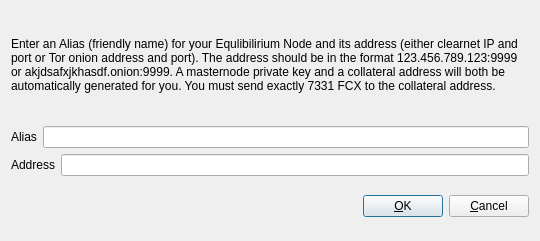
<?xml version="1.0" encoding="UTF-8"?>
<ui version="4.0">
 <class>AddEditAdrenalineNode</class>
 <widget class="QDialog" name="AddEditAdrenalineNode">
  <property name="geometry">
   <rect>
    <x>0</x>
    <y>0</y>
    <width>540</width>
    <height>241</height>
   </rect>
  </property>
  <property name="windowTitle">
   <string>Add/Edit Equlibilirium Node</string>
  </property>
  <property name="modal">
   <bool>true</bool>
  </property>
  <layout class="QVBoxLayout" name="verticalLayout">
   <item>
    <layout class="QVBoxLayout" name="verticalLayout_2">
     <property name="topMargin">
      <number>0</number>
     </property>
     <property name="bottomMargin">
      <number>0</number>
     </property>
     <item>
      <widget class="QLabel" name="label_3">
       <property name="sizePolicy">
        <sizepolicy hsizetype="Preferred" vsizetype="Expanding">
         <horstretch>0</horstretch>
         <verstretch>0</verstretch>
        </sizepolicy>
       </property>
       <property name="text">
        <string>&lt;html&gt;&lt;head/&gt;&lt;body&gt;&lt;p&gt;Enter an Alias (friendly name) for your Equlibilirium Node and its address (either clearnet IP and port or Tor onion address and port).  The address should be in the format 123.456.789.123:9999 or akjdsafxjkhasdf.onion:9999.  A masternode private key and a collateral address will both be automatically generated for you.  You must send exactly 7331 FCX to the collateral address.&lt;/p&gt;&lt;/body&gt;&lt;/html&gt;</string>
       </property>
       <property name="wordWrap">
        <bool>true</bool>
       </property>
      </widget>
     </item>
     <item>
      <layout class="QHBoxLayout" name="horizontalLayout">
       <property name="bottomMargin">
        <number>0</number>
       </property>
       <item>
        <widget class="QLabel" name="label">
         <property name="text">
          <string>Alias</string>
         </property>
        </widget>
       </item>
       <item>
        <widget class="QLineEdit" name="aliasLineEdit"/>
       </item>
      </layout>
     </item>
     <item>
      <layout class="QHBoxLayout" name="horizontalLayout_2">
       <property name="bottomMargin">
        <number>0</number>
       </property>
       <item>
        <widget class="QLabel" name="label_2">
         <property name="text">
          <string>Address</string>
         </property>
        </widget>
       </item>
       <item>
        <widget class="QLineEdit" name="addressLineEdit"/>
       </item>
      </layout>
     </item>
     <item>
      <layout class="QHBoxLayout" name="horizontalLayout_3">
       <property name="bottomMargin">
        <number>0</number>
       </property>
      </layout>
     </item>
    </layout>
   </item>
   <item>
    <layout class="QHBoxLayout" name="horizontalLayout_Buttons">
     <item>
      <spacer name="horizontalSpacer_1">
       <property name="orientation">
        <enum>Qt::Horizontal</enum>
       </property>
       <property name="sizeHint" stdset="0">
        <size>
         <width>40</width>
         <height>48</height>
        </size>
       </property>
      </spacer>
     </item>
     <item>
      <widget class="QLabel" name="statusLabel">
       <property name="font">
        <font>
         <weight>75</weight>
         <bold>true</bold>
        </font>
       </property>
       <property name="text">
        <string/>
       </property>
       <property name="textFormat">
        <enum>Qt::PlainText</enum>
       </property>
       <property name="wordWrap">
        <bool>true</bool>
       </property>
      </widget>
     </item>
     <item>
      <spacer name="horizontalSpacer_2">
       <property name="orientation">
        <enum>Qt::Horizontal</enum>
       </property>
       <property name="sizeHint" stdset="0">
        <size>
         <width>40</width>
         <height>48</height>
        </size>
       </property>
      </spacer>
     </item>
     <item>
      <widget class="QPushButton" name="okButton">
       <property name="text">
        <string>&amp;OK</string>
       </property>
      </widget>
     </item>
     <item>
      <widget class="QPushButton" name="cancelButton">
       <property name="text">
        <string>&amp;Cancel</string>
       </property>
       <property name="autoDefault">
        <bool>false</bool>
       </property>
      </widget>
     </item>
    </layout>
   </item>
  </layout>
 </widget>
 <resources/>
 <connections/>
</ui>
